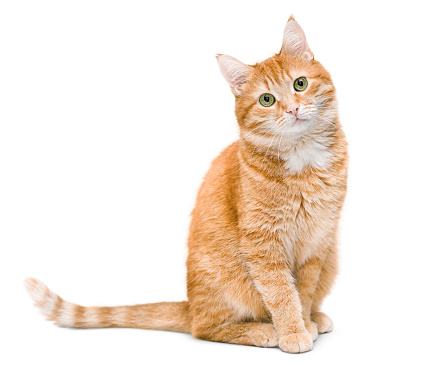
#> input picture a.jpg, 445 x 386 px, found by its file name
$ jupyter execute --allow-errors op2.ipynb   (text cells are left out)
#> lines starting #> are read from the running program, lines starting #| are printed output that depends on the picture
[cell 1]
import cv2 as cv
import numpy as np

[cell 2]
img = cv.imread('Documents/b.webp')

[cell 3]
cv.imshow('cat',img)
cv.waitKey(0)
cv.destroyWindow('cat')

[cell 4]
def rescale(frame,scale):
    width = int(frame.shape[1]*scale)
    height = int(frame.shape[0]*scale)
    dim = (width,height)
    return cv.resize(frame,dim)

#> (a cell that did not finish here is left out)

[cell 6]
blank = np.zeros((500,500,3),dtype = 'uint8')

cv.imshow('rgb',blank)
cv.waitKey(0)
cv.destroyAllWindows()

[cell 7]
blank[200:300,300:400] = 0,0,255

cv.imshow('rgb',blank)
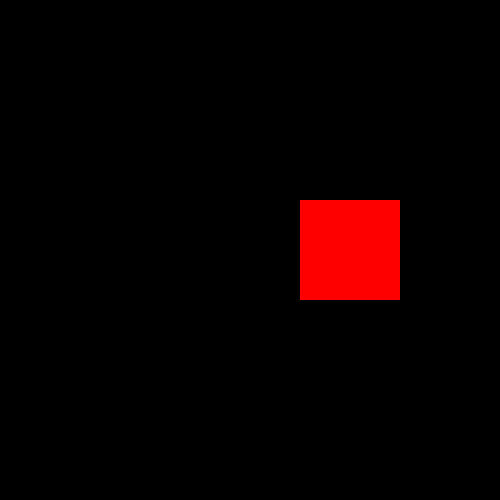
#> window 'rgb': shape (500, 500, 3); mean B, G, R 0, 0, 10.2
cv.waitKey(0)
cv.destroyAllWindows()

[cell 8]
img = cv.imread('Documents/a.jpg')
#> img is the input picture: shape (386, 445, 3); mean B, G, R 224.6, 234.5, 245.6

[cell 9]
gimg = cv.cvtColor(img,cv.COLOR_BGR2GRAY)
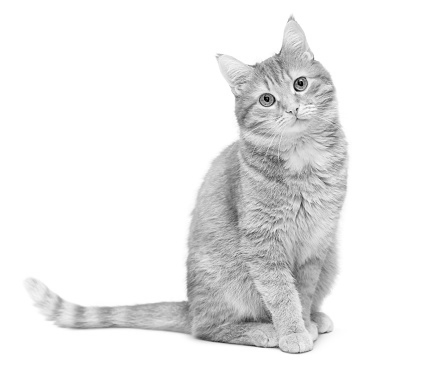
#> gimg: shape (386, 445); min 0, max 255, mean 236.7
cv.imshow('grayscale',gimg)
cv.waitKey(0)
cv.destroyWindow('grayscale')

[cell 10]
blank[250:250,500:500] = 0,255,0
cv.imshow('green',blank)
cv.waitKey(0)
cv.destroyWindow('green')

[cell 11]
blur1 = cv.GaussianBlur(img,(5,5),cv.BORDER_DEFAULT)
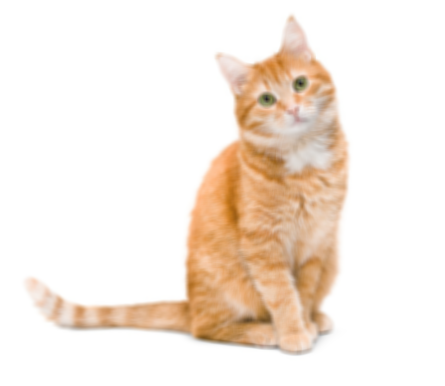
#> blur1: shape (386, 445, 3); mean B, G, R 224.6, 234.5, 245.6
#here we have to pass in a odd kernel increasing dimension decreases the distinction between adjacent pixels
cv.imshow('blur',blur1)
cv.waitKey(0)
cv.destroyWindow('blur')

[cell 12]
dp = cv.VideoCapture(1)
while True:
    num,frame = dp.read()
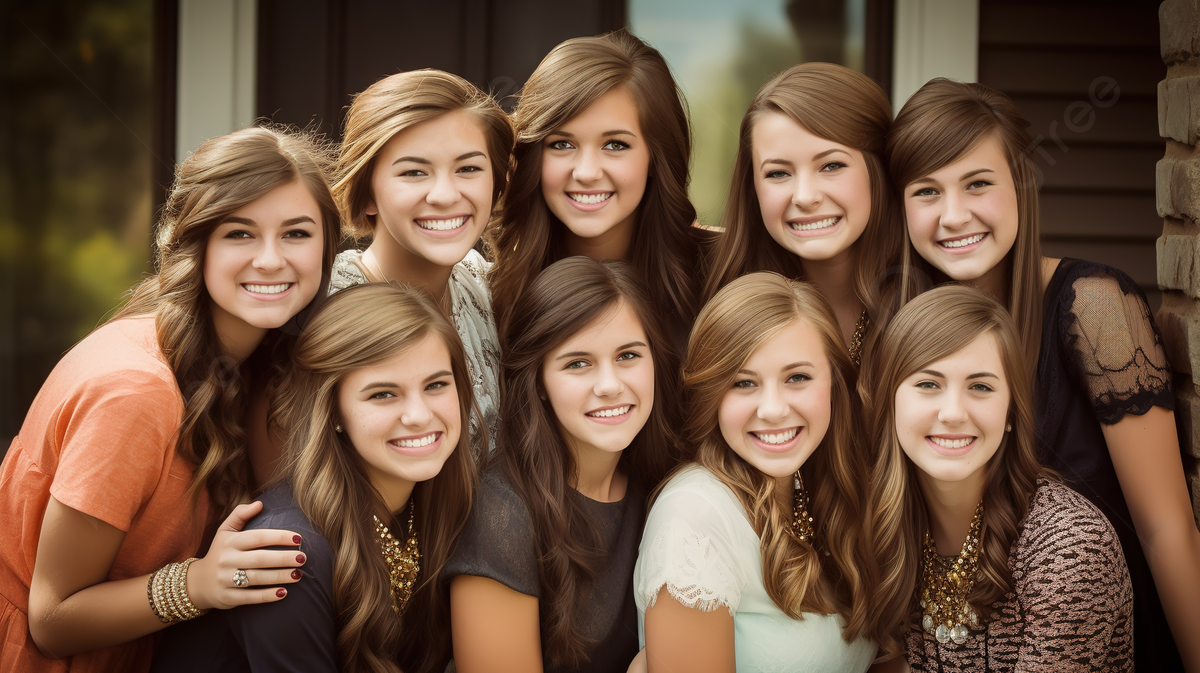
#> input picture group photo.png, 1200 x 673 px, given in place of the camera
#> frame is the input picture: shape (673, 1200, 3); mean B, G, R 61.8, 81.5, 109.4
    abc = cv.Canny(frame,125,175)
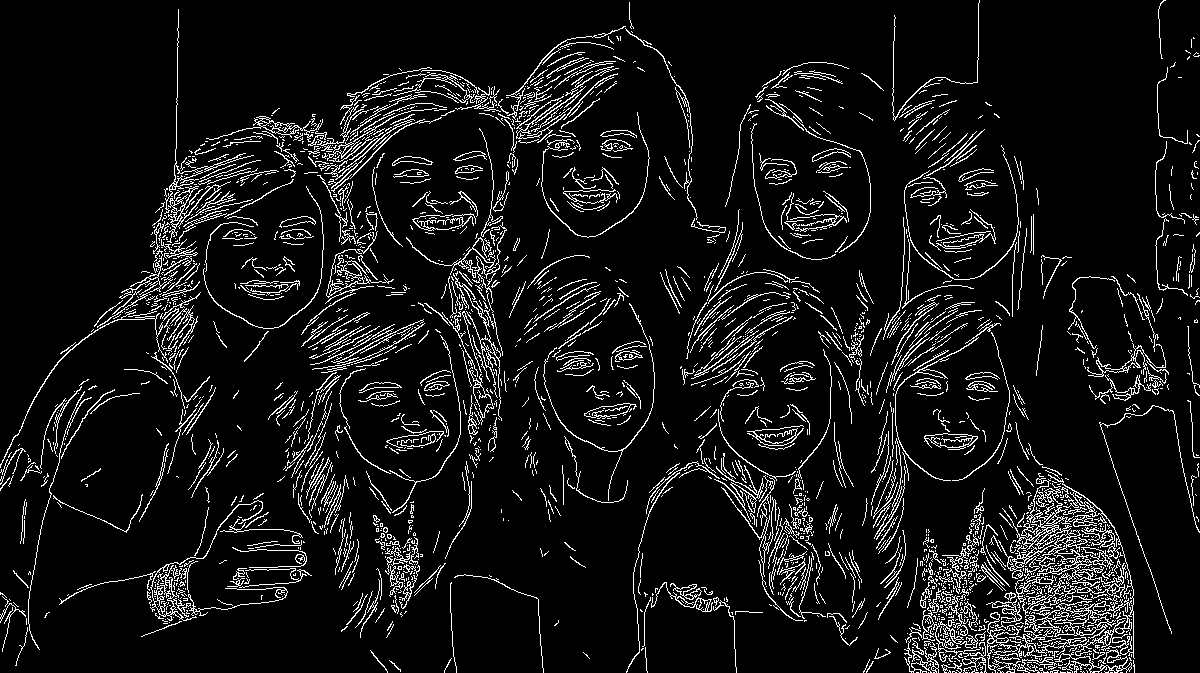
#> abc: shape (673, 1200); 8.1% white in thin lines or dots

    cv.imshow('face',abc)

    if cv.waitKey(20) & 0xFF == ord('a'):
#> (key Esc is pressed here)
        break
dp.release()
cv.destroyAllWindows()
